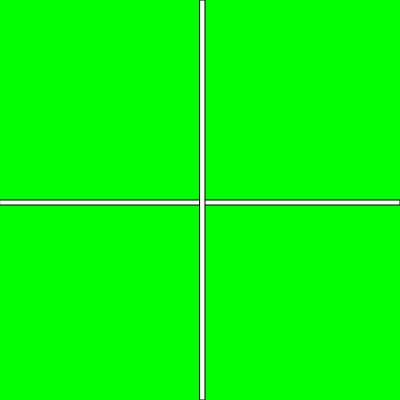
Frame 1 (no input)
Frame 60 (no input): identical to frame 1, image omitted
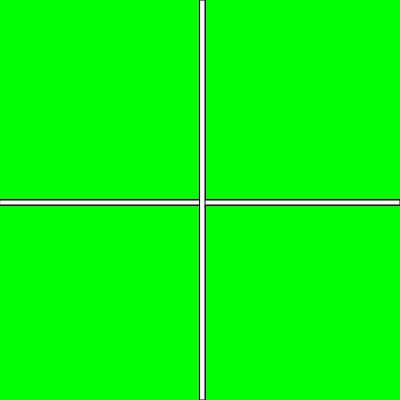
Frame 120 (the mouse pressed at the canvas centre since frame 60)

The p5.js sketch that drew these frames (run headless with seeded random() and noise() and a simulated clock; from frame 60 on, the mouse is pressed at the canvas centre):

// p5.js sketch
// ── sketch.js
'use strict'

// Documentation: 
// - https://developer.mozilla.org/en-US/docs/Web/JavaScript/Reference/Statements/if...else
// https://www.w3schools.com/js/js_comparisons.asp

// Make the background change depending on what quadrant of the sketch the mouse is in.


function setup() {
  createCanvas(400, 400);
  

}



function draw() {
  if ( mouseX > 200 && mouseY > 200) {
    background(255, 0, 0); 
    console.log("red")
  } else if ( mouseX > 200 && mouseY < 200) {
    background(0, 0, 255); 
     console.log("blue")
  } else if ( mouseX < 200 &&mouseY < 200) {
    background(0, 255, 0); 
     console.log("green")
  } else if ( mouseX < 200&&  mouseY > 200) {
    background(0, 255, 255); 
      console.log("cyan")
}

rect(0, height/2, 400, 5);
rect(width/2, 0, 5, 400);

}
